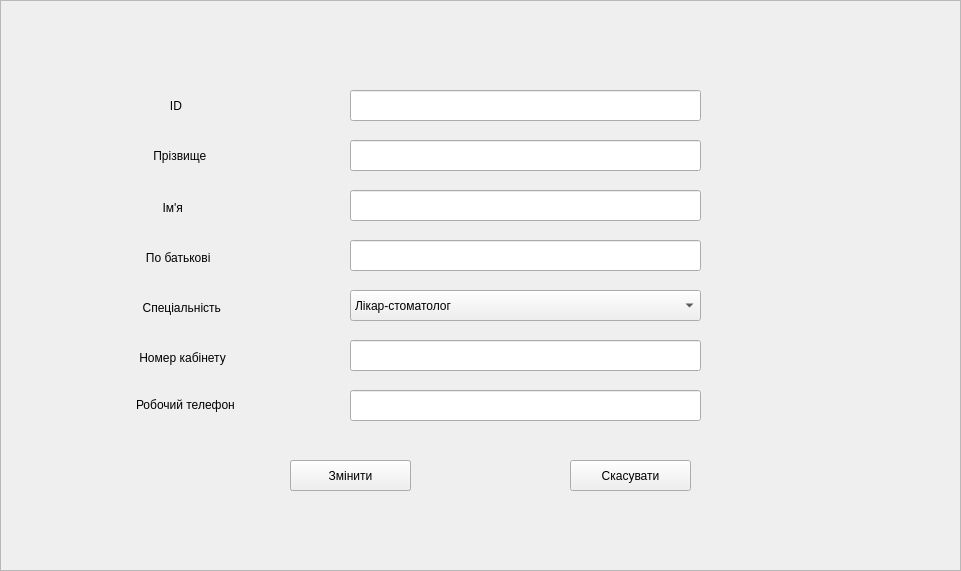
   <widget class="QFrame" name="Edit_doctors">
    <property name="geometry">
     <rect>
      <x>-11</x>
      <y>-1</y>
      <width>961</width>
      <height>571</height>
     </rect>
    </property>
    <property name="frameShape">
     <enum>QFrame::StyledPanel</enum>
    </property>
    <property name="frameShadow">
     <enum>QFrame::Raised</enum>
    </property>
    <widget class="QLabel" name="label_22">
     <property name="geometry">
      <rect>
       <x>6</x>
       <y>-8</y>
       <width>951</width>
       <height>581</height>
      </rect>
     </property>
     <property name="styleSheet">
      <string notr="true">background-image: url(:/bac_image/cabinet.jpg);</string>
     </property>
     <property name="text">
      <string/>
     </property>
    </widget>
    <widget class="QPushButton" name="pushButton_doc_canc">
     <property name="geometry">
      <rect>
       <x>570</x>
       <y>460</y>
       <width>121</width>
       <height>31</height>
      </rect>
     </property>
     <property name="styleSheet">
      <string notr="true">background-color: #FFD40D;
border-style: outset; border-width: 3px;
border-radius: 10px; border-color: #FFFF50;
font: bold 14px;
font: 14pt \&quot;Segoe Print\&quot;;</string>
     </property>
     <property name="text">
      <string>Скасувати</string>
     </property>
    </widget>
    <widget class="QPushButton" name="pushButton_add_doc">
     <property name="geometry">
      <rect>
       <x>290</x>
       <y>460</y>
       <width>121</width>
       <height>31</height>
      </rect>
     </property>
     <property name="styleSheet">
      <string notr="true">background-color: #FFD40D;
border-style: outset; border-width: 3px;
border-radius: 10px; border-color: #FFFF50;
font: bold 14px;
font: 14pt \&quot;Segoe Print\&quot;;</string>
     </property>
     <property name="text">
      <string>Додати</string>
     </property>
    </widget>
    <widget class="QPushButton" name="pushButton_edit_doc">
     <property name="geometry">
      <rect>
       <x>290</x>
       <y>460</y>
       <width>121</width>
       <height>31</height>
      </rect>
     </property>
     <property name="styleSheet">
      <string notr="true">background-color: #FFD40D;
border-style: outset; border-width: 3px;
border-radius: 10px; border-color: #FFFF50;
font: bold 14px;
font: 14pt \&quot;Segoe Print\&quot;;</string>
     </property>
     <property name="text">
      <string>Змінити</string>
     </property>
    </widget>
    <widget class="QLineEdit" name="lineEdit_13">
     <property name="geometry">
      <rect>
       <x>350</x>
       <y>90</y>
       <width>351</width>
       <height>31</height>
      </rect>
     </property>
    </widget>
    <widget class="QLineEdit" name="lineEdit_14">
     <property name="geometry">
      <rect>
       <x>350</x>
       <y>140</y>
       <width>351</width>
       <height>31</height>
      </rect>
     </property>
    </widget>
    <widget class="QLineEdit" name="lineEdit_16">
     <property name="geometry">
      <rect>
       <x>350</x>
       <y>190</y>
       <width>351</width>
       <height>31</height>
      </rect>
     </property>
    </widget>
    <widget class="QLineEdit" name="lineEdit_17">
     <property name="geometry">
      <rect>
       <x>350</x>
       <y>240</y>
       <width>351</width>
       <height>31</height>
      </rect>
     </property>
    </widget>
    <widget class="QLineEdit" name="lineEdit_19">
     <property name="geometry">
      <rect>
       <x>350</x>
       <y>340</y>
       <width>351</width>
       <height>31</height>
      </rect>
     </property>
    </widget>
    <widget class="QLineEdit" name="lineEdit_20">
     <property name="geometry">
      <rect>
       <x>350</x>
       <y>390</y>
       <width>351</width>
       <height>31</height>
      </rect>
     </property>
    </widget>
    <widget class="QLabel" name="label_23">
     <property name="geometry">
      <rect>
       <x>140</x>
       <y>90</y>
       <width>191</width>
       <height>31</height>
      </rect>
     </property>
     <property name="styleSheet">
      <string notr="true">background-color: #FFD40D;
border-style: outset; border-width: 3px;
border-radius: 10px; border-color: #FFFF50;
font: bold 14px;
font: 14pt \&quot;Segoe Print\&quot;;</string>
     </property>
     <property name="text">
      <string>         ID</string>
     </property>
    </widget>
    <widget class="QLabel" name="label_24">
     <property name="geometry">
      <rect>
       <x>140</x>
       <y>140</y>
       <width>191</width>
       <height>31</height>
      </rect>
     </property>
     <property name="styleSheet">
      <string notr="true">background-color: #FFD40D;
border-style: outset; border-width: 3px;
border-radius: 10px; border-color: #FFFF50;
font: bold 14px;
font: 14pt \&quot;Segoe Print\&quot;;</string>
     </property>
     <property name="text">
      <string>    Прізвище</string>
     </property>
    </widget>
    <widget class="QLabel" name="label_25">
     <property name="geometry">
      <rect>
       <x>136</x>
       <y>192</y>
       <width>191</width>
       <height>31</height>
      </rect>
     </property>
     <property name="styleSheet">
      <string notr="true">background-color: #FFD40D;
border-style: outset; border-width: 3px;
border-radius: 10px; border-color: #FFFF50;
font: bold 14px;
font: 14pt \&quot;Segoe Print\&quot;;</string>
     </property>
     <property name="text">
      <string>        Ім'я</string>
     </property>
    </widget>
    <widget class="QLabel" name="label_26">
     <property name="geometry">
      <rect>
       <x>136</x>
       <y>242</y>
       <width>191</width>
       <height>31</height>
      </rect>
     </property>
     <property name="styleSheet">
      <string notr="true">background-color: #FFD40D;
border-style: outset; border-width: 3px;
border-radius: 10px; border-color: #FFFF50;
font: bold 14px;
font: 14pt \&quot;Segoe Print\&quot;;</string>
     </property>
     <property name="text">
      <string>   По батькові</string>
     </property>
    </widget>
    <widget class="QLabel" name="label_27">
     <property name="geometry">
      <rect>
       <x>136</x>
       <y>292</y>
       <width>191</width>
       <height>31</height>
      </rect>
     </property>
     <property name="styleSheet">
      <string notr="true">background-color: #FFD40D;
border-style: outset; border-width: 3px;
border-radius: 10px; border-color: #FFFF50;
font: bold 14px;
font: 14pt \&quot;Segoe Print\&quot;;</string>
     </property>
     <property name="text">
      <string>  Спеціальність</string>
     </property>
    </widget>
    <widget class="QLabel" name="label_28">
     <property name="geometry">
      <rect>
       <x>136</x>
       <y>342</y>
       <width>191</width>
       <height>31</height>
      </rect>
     </property>
     <property name="styleSheet">
      <string notr="true">background-color: #FFD40D;
border-style: outset; border-width: 3px;
border-radius: 10px; border-color: #FFFF50;
font: bold 14px;
font: 14pt \&quot;Segoe Print\&quot;;</string>
     </property>
     <property name="text">
      <string> Номер кабінету</string>
     </property>
    </widget>
    <widget class="QLabel" name="label_29">
     <property name="geometry">
      <rect>
       <x>136</x>
       <y>389</y>
       <width>191</width>
       <height>31</height>
      </rect>
     </property>
     <property name="styleSheet">
      <string notr="true">background-color: #FFD40D;
border-style: outset; border-width: 3px;
border-radius: 10px; border-color: #FFFF50;
font: bold 14px;
font: 14pt \&quot;Segoe Print\&quot;;</string>
     </property>
     <property name="text">
      <string>Робочий телефон</string>
     </property>
    </widget>
    <widget class="QComboBox" name="comboBox_2">
     <property name="geometry">
      <rect>
       <x>350</x>
       <y>290</y>
       <width>351</width>
       <height>31</height>
      </rect>
     </property>
     <item>
      <property name="text">
       <string>Лікар-стоматолог </string>
      </property>
     </item>
     <item>
      <property name="text">
       <string>Лікар-стоматолог дитячий </string>
      </property>
     </item>
     <item>
      <property name="text">
       <string>Лікар-стоматолог-ортодонт  </string>
      </property>
     </item>
     <item>
      <property name="text">
       <string>Лікар-стоматолог-ортопед </string>
      </property>
     </item>
     <item>
      <property name="text">
       <string>Лікар-стоматолог-терапевт </string>
      </property>
     </item>
     <item>
      <property name="text">
       <string>Лікар-стоматолог-хірург </string>
      </property>
     </item>
    </widget>
   </widget>
